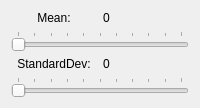
                    <widget class="QWidget" name="page_gaus">
                     <layout class="QGridLayout" name="gridLayout_3">
                      <item row="0" column="0">
                       <layout class="QVBoxLayout" name="verticalLayout_2">
                        <item>
                         <layout class="QHBoxLayout" name="horizontalLayout_7">
                          <item>
                           <widget class="QLabel" name="label_mean">
                            <property name="text">
                             <string>Mean:</string>
                            </property>
                            <property name="alignment">
                             <set>Qt::AlignCenter</set>
                            </property>
                            <property name="buddy">
                             <cstring>slider_mean</cstring>
                            </property>
                           </widget>
                          </item>
                          <item>
                           <widget class="QLabel" name="label_mean_value">
                            <property name="text">
                             <string>0</string>
                            </property>
                           </widget>
                          </item>
                         </layout>
                        </item>
                        <item>
                         <widget class="QSlider" name="slider_mean">
                          <property name="maximum">
                           <number>100</number>
                          </property>
                          <property name="orientation">
                           <enum>Qt::Horizontal</enum>
                          </property>
                          <property name="tickPosition">
                           <enum>QSlider::TicksAbove</enum>
                          </property>
                          <property name="tickInterval">
                           <number>10</number>
                          </property>
                         </widget>
                        </item>
                       </layout>
                      </item>
                      <item row="1" column="0">
                       <layout class="QVBoxLayout" name="verticalLayout_3">
                        <item>
                         <layout class="QHBoxLayout" name="horizontalLayout_6">
                          <item>
                           <widget class="QLabel" name="label_std">
                            <property name="text">
                             <string>StandardDev:</string>
                            </property>
                            <property name="alignment">
                             <set>Qt::AlignCenter</set>
                            </property>
                            <property name="buddy">
                             <cstring>slider_std</cstring>
                            </property>
                           </widget>
                          </item>
                          <item>
                           <widget class="QLabel" name="label_std_value">
                            <property name="text">
                             <string>0</string>
                            </property>
                           </widget>
                          </item>
                         </layout>
                        </item>
                        <item>
                         <widget class="QSlider" name="slider_std">
                          <property name="maximum">
                           <number>100</number>
                          </property>
                          <property name="orientation">
                           <enum>Qt::Horizontal</enum>
                          </property>
                          <property name="tickPosition">
                           <enum>QSlider::TicksAbove</enum>
                          </property>
                          <property name="tickInterval">
                           <number>10</number>
                          </property>
                         </widget>
                        </item>
                       </layout>
                      </item>
                     </layout>
                    </widget>
